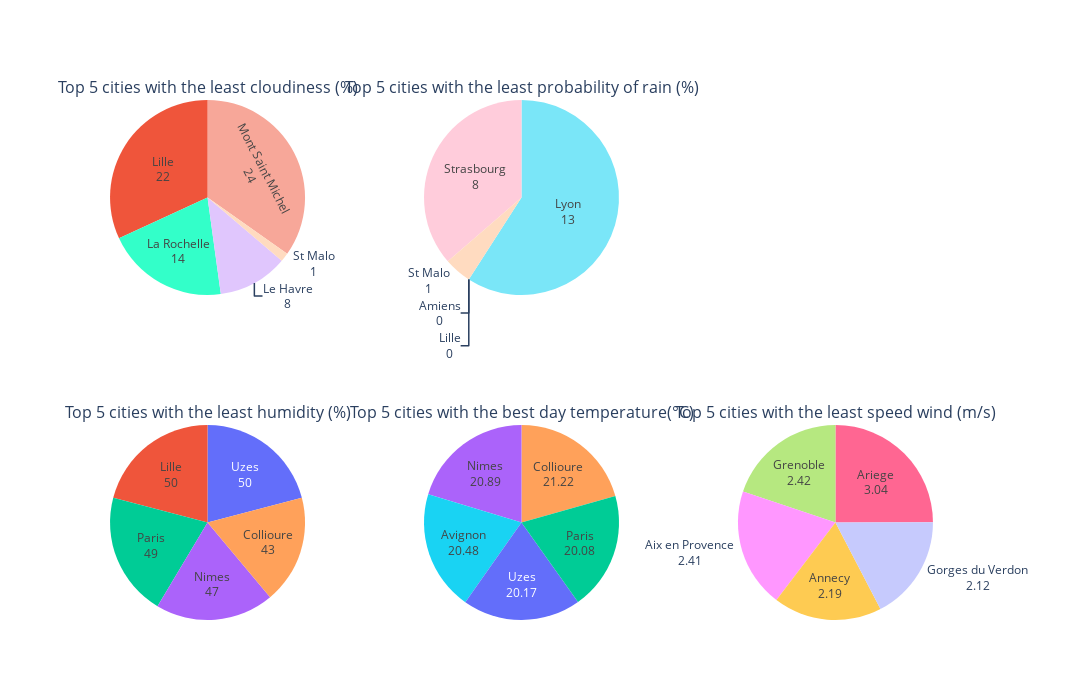

This figure's notebook cell:
### Code cell
# Determine what are the best 5 cities destination
import plotly.graph_objects as go
from plotly.subplots import make_subplots

fig = make_subplots(rows=2, 
                    cols=3, 
                    start_cell="bottom-left",
                    specs=[[{"type": "domain"}, {"type": "domain"},{"type": "domain"}], 
                    [{"type": "domain"},{"type": "domain"},{"type": "domain"}]],
                    subplot_titles=("Top 5 cities with the least humidity (%)", 
                                    "Top 5 cities with the best day temperature(°C)", 
                                    "Top 5 cities with the least speed wind (m/s)",
                                    "Top 5 cities with the least cloudiness (%)",
                                    "Top 5 cities with the least probability of rain (%)"))

fig.add_trace(go.Pie(
    labels=df.sort_values(by=['Humidity']).head(5)["City"],
    values=df.sort_values(by=['Humidity']).head(5)["Humidity"],
    textinfo="label+value"),
    row=1, col=1
)

fig.add_trace(go.Pie(
    labels=df.sort_values(by=['Temperature_avg'], ascending=False).head(5)["City"],
    values=df.sort_values(by=['Temperature_avg'], ascending=False).head(5)["Temperature_avg"],
    textinfo="label+value"),
    row=1, col=2
)

fig.add_trace(go.Pie(
    labels=df.sort_values(by=['Wind_speed']).head(5)["City"],
    values=df.sort_values(by=['Wind_speed']).head(5)["Wind_speed"],
    textinfo="label+value"),
    row=1, col=3
)

fig.add_trace(go.Pie(
    labels=df.sort_values(by=['Cloudiness']).head(5)["City"],
    values=df.sort_values(by=['Cloudiness']).head(5)["Cloudiness"],
    textinfo="label+value"),
    row=2, col=1
)

fig.add_trace(go.Pie(
    labels=df.sort_values(by=['Precipitation_prob']).head(5)["City"],
    values=df.sort_values(by=['Precipitation_prob']).head(5)["Precipitation_prob"],
    textinfo="label+value"),
    row=2, col=2
)

fig.update_layout(
    # title='Top 5 cities with the least humidity',
    height=700, 
    width=1400,
    showlegend=False
)

fig.show()

### Figure 1 — Plotly figure (JSON) as saved in the notebook; plotly's stock layout.template omitted (floating-point values rounded to 4 significant figures)
{"data": [{"domain": {"x": [0, 0.2889], "y": [0, 0.375]}, "labels": ["Collioure", "Nimes", "Paris", "Uzes", "Lille"], "textinfo": "label+value", "type": "pie", "values": [43, 47, 49, 50, 50]}, {"domain": {"x": [0.3556, 0.6444], "y": [0, 0.375]}, "labels": ["Collioure", "Nimes", "Avignon", "Uzes", "Paris"], "textinfo": "label+value", "type": "pie", "values": [21.22, 20.89, 20.48, 20.17, 20.08]}, {"domain": {"x": [0.7111, 1], "y": [0, 0.375]}, "labels": ["Gorges du Verdon", "Annecy", "Aix en Provence", "Grenoble", "Ariege"], "textinfo": "label+value", "type": "pie", "values": [2.12, 2.19, 2.41, 2.42, 3.04]}, {"domain": {"x": [0, 0.2889], "y": [0.625, 1]}, "labels": ["St Malo", "Le Havre", "La Rochelle", "Lille", "Mont Saint Michel"], "textinfo": "label+value", "type": "pie", "values": [1, 8, 14, 22, 24]}, {"domain": {"x": [0.3556, 0.6444], "y": [0.625, 1]}, "labels": ["Amiens", "Lille", "St Malo", "Strasbourg", "Lyon"], "textinfo": "label+value", "type": "pie", "values": [0, 0, 1, 8, 13]}], "layout": {"annotations": [{"font": {"size": 16}, "showarrow": false, "text": "Top 5 cities with the least humidity (%)", "x": 0.1444, "xanchor": "center", "xref": "paper", "y": 0.375, "yanchor": "bottom", "yref": "paper"}, {"font": {"size": 16}, "showarrow": false, "text": "Top 5 cities with the best day temperature(°C)", "x": 0.5, "xanchor": "center", "xref": "paper", "y": 0.375, "yanchor": "bottom", "yref": "paper"}, {"font": {"size": 16}, "showarrow": false, "text": "Top 5 cities with the least speed wind (m/s)", "x": 0.8556, "xanchor": "center", "xref": "paper", "y": 0.375, "yanchor": "bottom", "yref": "paper"}, {"font": {"size": 16}, "showarrow": false, "text": "Top 5 cities with the least cloudiness (%)", "x": 0.1444, "xanchor": "center", "xref": "paper", "y": 1, "yanchor": "bottom", "yref": "paper"}, {"font": {"size": 16}, "showarrow": false, "text": "Top 5 cities with the least probability of rain (%)", "x": 0.5, "xanchor": "center", "xref": "paper", "y": 1, "yanchor": "bottom", "yref": "paper"}], "height": 700, "showlegend": false, "width": 1400}}
